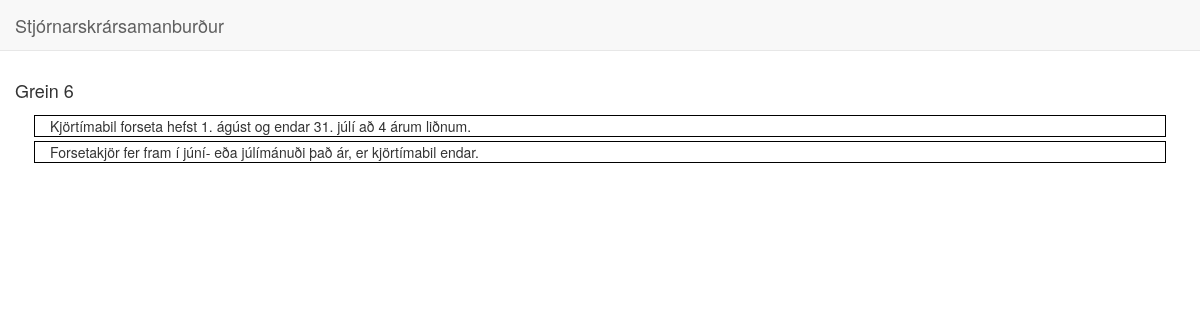
/6/, run on the app's committed database.
### compare/models.py (models this page shows, shortened)
class Article(models.Model):
	nr = models.CharField(max_length=3, unique=True)
	sentences = models.ManyToManyField(Sentence)

class Sentence(models.Model):
	text = models.CharField(max_length = 1024)
	ORIGIN_CHOICES = (
	    (1, _("Stjórnarskrá")),
    	(2, _("Frumvarp"))
	)
	origin = models.IntegerField(choices=ORIGIN_CHOICES, default=1)
	article_nr = models.CharField(max_length=3)
	def find_matches(self):
		results = []
		for f in Sentence.objects.filter(origin=2):
			ratio = fuzz.ratio(self.text, f.text)
			if ratio == 100:
				return [(ratio, f)]
			if ratio > 0:
				results.append((ratio, f))
		return sorted(results)[::-1]

### compare/views.py (the view)
# urls.py: url(r'^(?P<pk>\d+)/$', ArticleDetail.as_view(), name='article_detail'),
class ArticleDetail(DetailView):
  model = Article
  def get_context_data(self, **kwargs):
    context = super(ArticleDetail, self).get_context_data(**kwargs)
    return context

### compare/templates/compare/article_detail.html (shortened to what this page needs)
{% extends 'compare/index.html'%}
{% load template_methods %}
{% block content %}
	<div class="row">
		<h4>Grein {{ article.nr }}</h4>
	</div>
	<div class="row">
		<div class="col-md-12">
			{% for sentence in article.sentences.all %}
				{% if sentence.origin == 1 %}
				<div class="row striped">
					<div class="col-md-6">
						{{ sentence.text }}
					</div>
					<div class="col-md-6">
					</div>
				</div>
				{% endif %}
			{% endfor %}
		</div>
	</div>
{% endblock %}

### templates/base.html (style rules this page uses)
div.striped { border: thin solid black; margin: 4px; }

### data on the page
Article: nr "6"
Sentence: text "Kjörtímabil forseta hefst 1. ágúst og endar 31. júlí að 4 árum liðnum."
Sentence: text "Forsetakjör fer fram í júní- eða júlímánuði það ár, er kjörtímabil endar."
